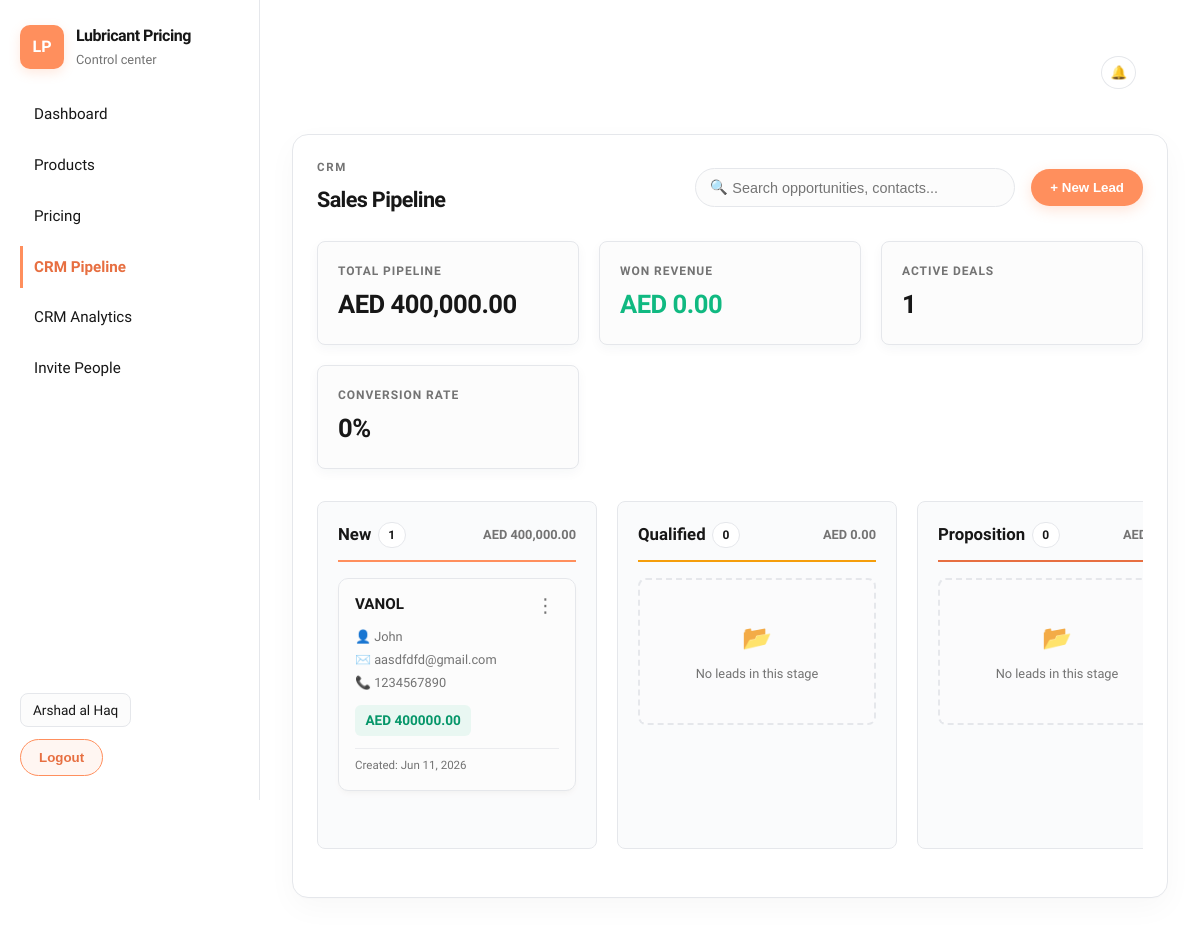
Page /crm/ (signed in) on the committed database.
### core/models.py (models this page shows, shortened)
class Lead(models.Model):
    STAGE_CHOICES = (
        ('New', 'New'),
        ('Qualified', 'Qualified'),
        ('Proposition', 'Proposition'),
        ('Won', 'Won'),
    )
    salesperson = models.ForeignKey(settings.AUTH_USER_MODEL, on_delete=models.CASCADE, related_name="leads")
    contact_name = models.CharField(max_length=255, verbose_name="Contact Name")
    opportunity_name = models.CharField(max_length=255, verbose_name="Opportunity Name")
    contact_email = models.EmailField(blank=True, null=True, verbose_name="Contact Email")
    contact_phone = models.CharField(max_length=50, blank=True, null=True, verbose_name="Contact Phone")
    revenue = models.DecimalField(max_digits=12, decimal_places=2, default=0, verbose_name="Revenue (AED)")
    stage = models.CharField(max_length=20, choices=STAGE_CHOICES, default='New')
    created_at = models.DateTimeField(auto_now_add=True)
    updated_at = models.DateTimeField(auto_now=True)
    product = models.ForeignKey('Product', on_delete=models.SET_NULL, null=True, blank=True, related_name="leads")
    quantity = models.DecimalField(max_digits=12, decimal_places=2, default=0)
    won_at = models.DateTimeField(null=True, blank=True)

### core/views.py (the view)
# urls.py: path("crm/", views.crm_dashboard, name="crm_dashboard"),
@login_required
def crm_dashboard(request):
    if not is_sales(request.user):
        return redirect('dashboard')
    leads = Lead.objects.filter(salesperson=request.user).order_by('-created_at').select_related('product')
    leads_by_stage = {
        'New': leads.filter(stage='New'),
        'Qualified': leads.filter(stage='Qualified'),
        'Proposition': leads.filter(stage='Proposition'),
        'Won': leads.filter(stage='Won'),
    }
    products = Product.objects.all().order_by('sku')
    return render(request, "crm_dashboard.html", {
        "leads_by_stage": leads_by_stage,
        "products": products,
    })

### core/context_processors.py (called while the page is built)
def role_check(request):
    if not request.user.is_authenticated:
        return {
            'is_admin': False,
            'is_sales': False,
            'is_production': False,
        }
    return {
        'is_admin': is_admin(request.user),
        'is_sales': is_sales(request.user),
        'is_production': is_production(request.user),
    }

### core/utils.py (called while the page is built)
def is_admin(user):
    return user.is_authenticated and user.username.lower() == ADMIN_USERNAME.lower()

def is_sales(user):
    return user.is_authenticated and (is_admin(user) or user.groups.filter(name='Sales').exists())

def is_production(user):
    return user.is_authenticated and (is_admin(user) or user.groups.filter(name='Production').exists())

### templates/crm_dashboard.html (shortened to what this page needs)
{% extends "base.html" %}
{% block content %}
<section class="panel-card" style="margin-bottom: 2rem;">
  <div class="section-head" style="margin-bottom: 1.5rem;">
    <div>
      <p class="eyebrow">CRM</p>
      <h2>Sales Pipeline</h2>
    </div>
    <div style="display: flex; gap: 1rem; align-items: center; width: 100%; max-width: 600px; justify-content: flex-end;">
      <div class="crm-search-container" style="width: 100%; max-width: 320px;">
        <span class="crm-search-icon">🔍</span>
        <input type="text" id="crm-search" placeholder="Search opportunities, contacts..." class="crm-search-input">
      </div>
      <button class="primary-button" onclick="document.getElementById('new-lead-modal').style.display = 'flex'" style="white-space: nowrap;">+ New Lead</button>
    </div>
  </div>
  <div class="crm-metrics-grid">
    <div class="crm-metric-card">
      <span class="metric-label">Total Pipeline</span>
      <strong class="metric-val" id="metric-pipeline-value">AED 0.00</strong>
    </div>
    <div class="crm-metric-card">
      <span class="metric-label">Won Revenue</span>
      <strong class="metric-val" id="metric-won-value" style="color: #10b981;">AED 0.00</strong>
    </div>
    <div class="crm-metric-card">
      <span class="metric-label">Active Deals</span>
      <strong class="metric-val" id="metric-active-deals">0</strong>
    </div>
    <div class="crm-metric-card">
      <span class="metric-label">Conversion Rate</span>
      <strong class="metric-val" id="metric-conversion-rate">0%</strong>
    </div>
  </div>
  <div class="kanban-board">
    {% for stage, leads in leads_by_stage.items %}
    <div class="kanban-column" data-stage="{{ stage }}" ondragover="allowDrop(event)" ondrop="drop(event)">
      <h3>
        <span style="display: flex; align-items: center; gap: 0.4rem;">
          {{ stage }}
          <span class="column-badge" id="badge-{{ stage }}">{{ leads|length }}</span>
        </span>
        <span class="stage-total" id="total-{{ stage }}">AED 0.00</span>
      </h3>
      <div class="column-empty-state" id="empty-state-{{ stage }}">
        <span style="font-size: 1.5rem;">📂</span>
        <span>No leads in this stage</span>
      </div>
      <div class="kanban-cards" id="cards-container-{{ stage }}">
        {% for lead in leads %}
        <div class="kanban-card"
             draggable="true"
             ondragstart="drag(event)"
             data-id="{{ lead.pk }}"
             data-opp-name="{{ lead.opportunity_name }}"
             data-contact-name="{{ lead.contact_name }}"
             data-contact-email="{{ lead.contact_email|default_if_none:'' }}"
             data-contact-phone="{{ lead.contact_phone|default_if_none:'' }}"
             data-revenue="{{ lead.revenue }}"
             data-stage="{{ lead.stage }}"
             data-product-id="{{ lead.product.id|default:'' }}"
             data-quantity="{{ lead.quantity|default:'0' }}"
             data-search-term="{{ lead.opportunity_name|lower }} {{ lead.contact_name|lower }} {{ lead.contact_email|default_if_none:''|lower }} {{ lead.contact_phone|default_if_none:''|lower }}">
          <div style="display: flex; justify-content: space-between; align-items: flex-start; gap: 0.5rem;">
            <strong class="opp-name">{{ lead.opportunity_name }}</strong>
            <div style="position: relative;">
              <button onclick="toggleMenu(event, 'menu-{{ lead.pk }}')" style="background: none; border: none; cursor: pointer; color: var(--text-secondary); font-size: 1.2rem; padding: 0 4px; line-height: 1;" title="Actions">⋮</button>
            </div>
          </div>
          <div class="contact-info">
            <span>👤 {{ lead.contact_name }}</span>
            {% if lead.contact_email %}<span>✉️ {{ lead.contact_email }}</span>{% endif %}
            {% if lead.contact_phone %}<span>📞 {{ lead.contact_phone }}</span>{% endif %}
          </div>
          <div class="revenue-tag">
            AED {{ lead.revenue }}
          </div>
          <div class="created-tag">
            <span>Created: {{ lead.created_at|date:"M d, Y" }}</span>
          </div>
        </div>
        {% endfor %}
      </div>
    </div>
    {% endfor %}
  </div>
</section>
{% endblock %}

### templates/base.html (shortened to what this page needs)
{% load static %}
<!doctype html>
<html lang="en">
<head>
  <link rel="stylesheet" href="{% static 'core/styles.css' %}">
</head>
<body>
  <div class="app-shell">
    <aside class="sidebar">
      <div class="sidebar-header">
        <div class="brand">
          <div class="brand-mark">LP</div>
          <div>
            <div class="brand-name">Lubricant Pricing</div>
            <div class="brand-subtitle">Control center</div>
          </div>
        </div>
      </div>
      <nav class="sidebar-nav">
        <a class="nav-link" href="/">Dashboard</a>
        {% if user.is_authenticated %}
          {% if is_production or is_admin or is_sales %}
            <a class="nav-link" href="/products/">Products</a>
          {% endif %}
          {% if is_production or is_admin %}
            <a class="nav-link" href="/pricing/">Pricing</a>
          {% endif %}
          {% if is_sales or is_admin %}
            <a class="nav-link" href="/crm/">CRM Pipeline</a>
            <a class="nav-link" href="/crm/analytics/">CRM Analytics</a>
          {% endif %}
          {% if is_admin %}
            <a class="nav-link" href="/invite/">Invite People</a>
          {% endif %}
        {% endif %}
      </nav>
      <div class="sidebar-footer">
        {% if user.is_authenticated %}
          <div class="user-chip">{{ user.username }}</div>
          <form method="post" action="/accounts/logout/">
            <button class="ghost-button" type="submit">Logout</button>
          </form>
        {% else %}
          <a class="primary-button" href="/accounts/login/">Login</a>
        {% endif %}
      </div>
    </aside>
    <main class="main-panel">
      <header class="app-header">
        <div class="header-actions">
          {% if user.is_authenticated %}
          <div class="notification-bell" style="position: relative; cursor: pointer;">
            <button id="bell-button" class="ghost-button" style="padding: 8px; border-radius: 50%; background: var(--surface); border: 1px solid var(--line);">
              🔔
            </button>
          </div>
          {% endif %}
        </div>
      </header>
      {% block content %}{% endblock %}
    </main>
  </div>
</body>
</html>

### core/static/core/styles.css (style rules this page uses)
:root { color-scheme: light; --accent: #ff8f5d; --accent-strong: #e76f41; --accent-soft: rgba(255, 143, 93, 0.08); --bg: #ffffff; --bg-elevated: #ffffff; --surface: #ffffff; --surface-strong: #fcfcfc; --line: #e5e7eb; --text: #171717; --muted: #737373; --text-secondary: var(--muted); --text-main: var(--text); --status-success: #10b981; --status-warning: #f59e0b; --status-danger: #ef4444; --shadow: 0 10px 30px rgba(0, 0, 0, 0.03), 0 1px 3px rgba(0, 0, 0, 0.02); --radius-xl: 16px; --radius-lg: 12px; --radius-md: 8px; }
* { box-sizing: border-box; }
html, body { margin: 0; min-height: 100%; background: var(--bg); color: var(--text); font-family: "Plus Jakarta Sans", "Segoe UI", sans-serif; line-height: 1.5; }
a { color: inherit; text-decoration: none; }
.app-shell { display: grid; grid-template-columns: 260px minmax(0, 1fr); min-height: 100vh; }
.sidebar { position: sticky; top: 0; height: 100vh; padding: 24px 20px; border-right: 1px solid var(--line); background: var(--bg); display: flex; flex-direction: column; gap: 24px; animation: rise-in 0.5s ease both; }
.brand { display: flex; align-items: center; gap: 12px; }
.brand-mark { width: 44px; height: 44px; border-radius: 10px; display: grid; place-items: center; background: var(--accent); color: #ffffff; font-weight: 800; box-shadow: 0 4px 12px rgba(255, 143, 93, 0.2); }
.brand-name, h1, h2 { letter-spacing: -0.03em; margin: 0; }
.brand-name { font-size: 1rem; font-weight: 800; color: var(--text); }
.brand-subtitle, .eyebrow, .hero-copy, .metric-label, .list-row span, .list-meta, .empty-state { color: var(--muted); }
.brand-subtitle { font-size: 0.8rem; margin-top: 2px; }
.sidebar-nav { display: grid; gap: 8px; }
.nav-link { padding: 10px 14px; border-radius: var(--radius-md); color: var(--text); font-size: 0.95rem; font-weight: 500; transition: all 0.2s ease; }
.nav-link.active { background: transparent; color: var(--accent-strong); font-weight: 700; border-left: 3px solid var(--accent); border-radius: 0; padding-left: 11px; }
.sidebar-footer { margin-top: auto; display: grid; gap: 12px; }
.user-chip { display: inline-flex; align-items: center; width: fit-content; padding: 6px 12px; border-radius: var(--radius-md); background: var(--surface-strong); color: var(--text); font-size: 0.85rem; border: 1px solid var(--line); }
.main-panel { position: relative; padding: 32px; background: var(--bg); }
.hero-card, .panel-card, .auth-panel { position: relative; z-index: 1; border: 1px solid var(--line); background: var(--bg-elevated); box-shadow: var(--shadow); animation: rise-in 0.5s ease both; }
.panel-card:nth-of-type(1) { animation-delay: 0.05s; }
.eyebrow { margin: 0 0 8px; text-transform: uppercase; letter-spacing: 0.15em; font-size: 0.72rem; font-weight: 700; color: var(--muted); }
.panel-card { margin-top: 20px; border-radius: var(--radius-xl); padding: 24px; }
.section-head { display: flex; justify-content: space-between; gap: 16px; align-items: center; margin-bottom: 16px; }
.section-head h2 { font-size: 1.35rem; font-weight: 800; }
.primary-button, .ghost-button { display: inline-flex; align-items: center; justify-content: center; width: fit-content; padding: 10px 18px; border-radius: 999px; font-weight: 700; cursor: pointer; border: 1px solid transparent; transition: all 0.2s ease; }
.primary-button { color: #ffffff; background: var(--accent); box-shadow: 0 4px 14px rgba(255, 143, 93, 0.24); }
.ghost-button { color: var(--accent-strong); background: var(--accent-soft); border-color: var(--accent); }
.sidebar-header { display: flex; align-items: center; justify-content: space-between; width: 100%; }
.app-header { display: flex; justify-content: flex-end; align-items: center; padding: 1.5rem 2rem; margin-bottom: 0.5rem; border-bottom: 1px solid transparent; background: transparent; z-index: 100; width: 100%; }

### rows in the picture
Lead: opportunity_name "VANOL", {{ lead.pk }} 1 (drawn), contact_name "John", contact_email "aasdfdfd@gmail.com", contact_phone "1234567890", revenue "400000.00", created_at "Jun 11, 2026"

### other values in the picture
{{ user.username }} "Arshad al Haq"
{{ stage }} "New" "Qualified" "Proposition"
{{ leads|length }} "1" "0" "0"
